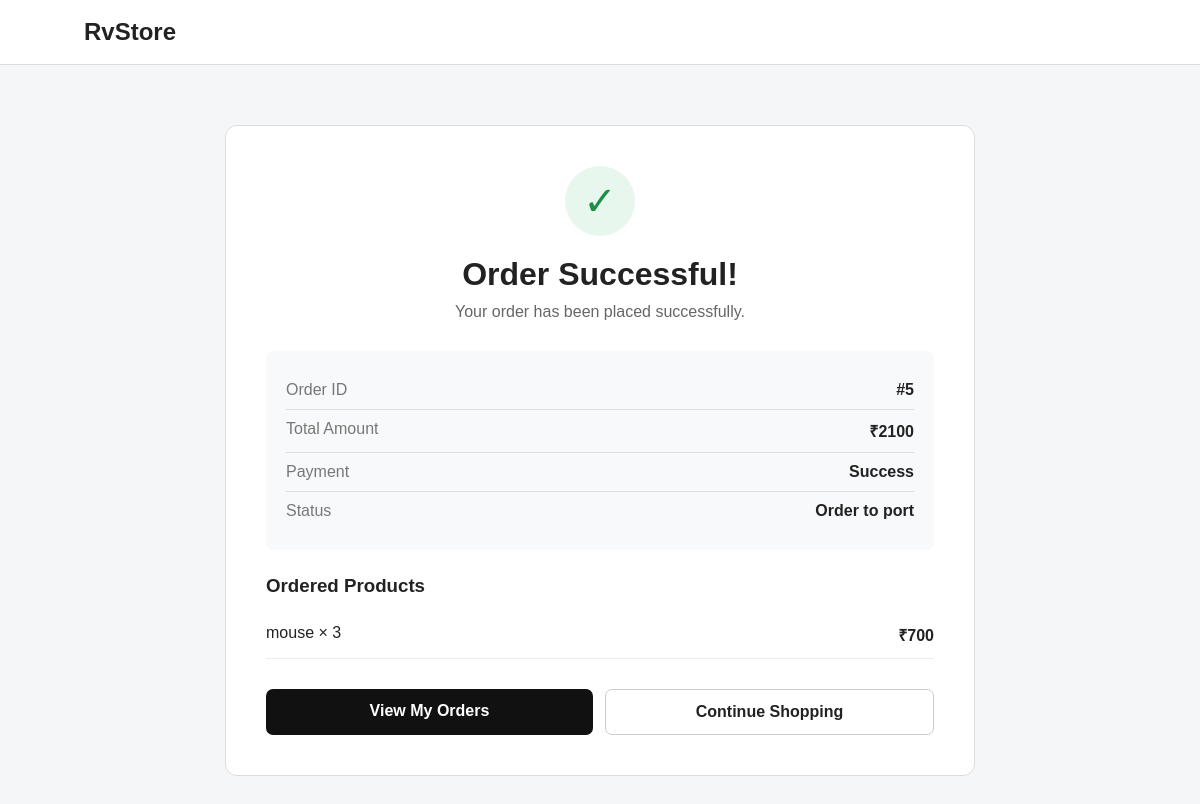
The app's page /order-success/5/ (signed in) with its own data.
### ecomapp/models.py (models this page shows, shortened)
class Order(models.Model):
    user=models.ForeignKey(User,on_delete=models.CASCADE)
    full_name=models.CharField(max_length=100)
    email=models.EmailField()
    phone=models.CharField(max_length=100)
    city=models.CharField( max_length=100)
    address=models.CharField( max_length=100)
    state=models.CharField(max_length=100)
    pincode=models.CharField(max_length=100)
    total_amount=models.PositiveBigIntegerField()
    payment_status=models.CharField(max_length=50,default="success")
    status=models.CharField(max_length=50,default="order places")
    created_at=models.DateTimeField(auto_now_add=True)

class Orderitem(models.Model):
    order = models.ForeignKey(
        Order,
        on_delete=models.CASCADE,
        related_name="items"
    )
    product = models.ForeignKey(
        Product,
        on_delete=models.CASCADE
    )
    quantity = models.PositiveIntegerField()
    price = models.PositiveIntegerField()

class Product(models.Model):
    product_name=models.CharField(max_length=100)
    category=models.ForeignKey(Category,on_delete=models.CASCADE)
    description=models.CharField(max_length=100)
    price=models.PositiveIntegerField()
    image=models.ImageField(upload_to='product_images')
    stock = models.PositiveIntegerField(default=0)

### ecomapp/views.py (the view)
class OrderSuccessView(LoginRequiredMixin, View):
    def get(self, request, order_id):
        order = get_object_or_404(
            Order,
            id=order_id,
            user=request.user
        )
        return render(
            request,
            "order_success.html",
            {
                "order": order
            }
        )

### ecomapp/context_processors.py (called while the page is built)
def cart_count(request):
    cart=request.session.get('cart',{})
    count=sum(cart.values())
    return {'cart_count':count}

### ecomapp/templates/order_success.html (shortened to what this page needs)
<!DOCTYPE html>
<html lang="en">
<head>
</head>
<body>
    <nav class="navbar">
        <div class="logo">
            RvStore
        </div>
    </nav>
    <div class="container">
        <div class="success-card">
            <div class="success-icon">
                ✓
            </div>
            <h1>
                Order Successful!
            </h1>
            <p class="success-text">
                Your order has been placed successfully.
            </p>
            <div class="order-info">
                <div class="info-row">
                    <span class="label">
                        Order ID
                    </span>
                    <span class="value">
                        #{{ order.id }}
                    </span>
                </div>
                <div class="info-row">
                    <span class="label">
                        Total Amount
                    </span>
                    <span class="value">
                        ₹{{ order.total_amount }}
                    </span>
                </div>
                <div class="info-row">
                    <span class="label">
                        Payment
                    </span>
                    <span class="value">
                        {{ order.payment_status }}
                    </span>
                </div>
                <div class="info-row">
                    <span class="label">
                        Status
                    </span>
                    <span class="value">
                        {{ order.status }}
                    </span>
                </div>
            </div>
            <div class="products">
                <h3>
                    Ordered Products
                </h3>
                {% for item in order.items.all %}
                    <div class="product">
                        <span>
                            {{ item.product.product_name }}
                            × {{ item.quantity }}
                        </span>
                        <strong>
                            ₹{{ item.price }}
                        </strong>
                    </div>
                {% endfor %}
            </div>
            <div class="buttons">
                <a
                    href="{% url 'my_orders' %}"
                    class="btn primary"
                >
                    View My Orders
                </a>
                <a
                    href="{% url 'home' %}"
                    class="btn secondary"
                >
                    Continue Shopping
                </a>
            </div>
        </div>
    </div>
</body>
</html>

### ecomapp/templates/order_success.html (style rules this page uses)
* { box-sizing: border-box; margin: 0; padding: 0; }
body { font-family: Arial, sans-serif; background: #f5f6f8; color: #222; }
.navbar { background: white; border-bottom: 1px solid #ddd; padding: 18px 7%; }
.logo { font-size: 24px; font-weight: bold; }
.container { width: 90%; max-width: 750px; margin: 60px auto; }
.success-card { background: white; border: 1px solid #ddd; border-radius: 12px; padding: 40px; text-align: center; }
.success-icon { width: 70px; height: 70px; border-radius: 50%; background: #e8f7ed; color: #1a8f45; font-size: 40px; display: flex; align-items: center; justify-content: center; margin: 0 auto 20px; }
h1 { margin-bottom: 10px; }
.success-text { color: #666; margin-bottom: 30px; }
.order-info { text-align: left; background: #f8f9fa; border-radius: 8px; padding: 20px; margin-bottom: 25px; }
.info-row { display: flex; justify-content: space-between; padding: 10px 0; border-bottom: 1px solid #ddd; }
.info-row:last-child { border-bottom: none; }
.label { color: #777; }
.value { font-weight: bold; }
.products { text-align: left; margin-top: 25px; }
.products h3 { margin-bottom: 15px; }
.product { display: flex; justify-content: space-between; padding: 12px 0; border-bottom: 1px solid #eee; }
.buttons { display: flex; gap: 12px; margin-top: 30px; }
.btn { flex: 1; padding: 13px; border-radius: 7px; text-decoration: none; font-weight: bold; text-align: center; }
.primary { background: #111; color: white; }
.secondary { border: 1px solid #ccc; color: #222; }

### records on screen
Order: id "5", total_amount "2100", payment_status "Success", status "Order to port"
Orderitem: product.product_name "mouse", quantity "3", price "700"
